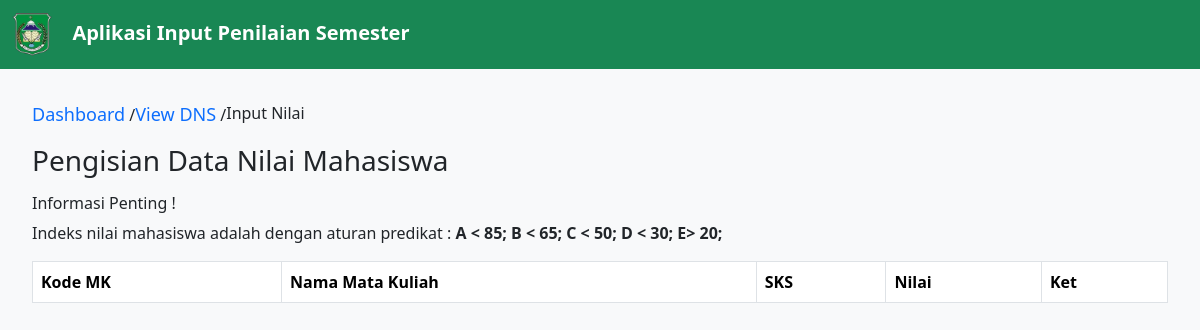
The app's page /dashboard/input?npm=23890&jurusan=62101, older data.
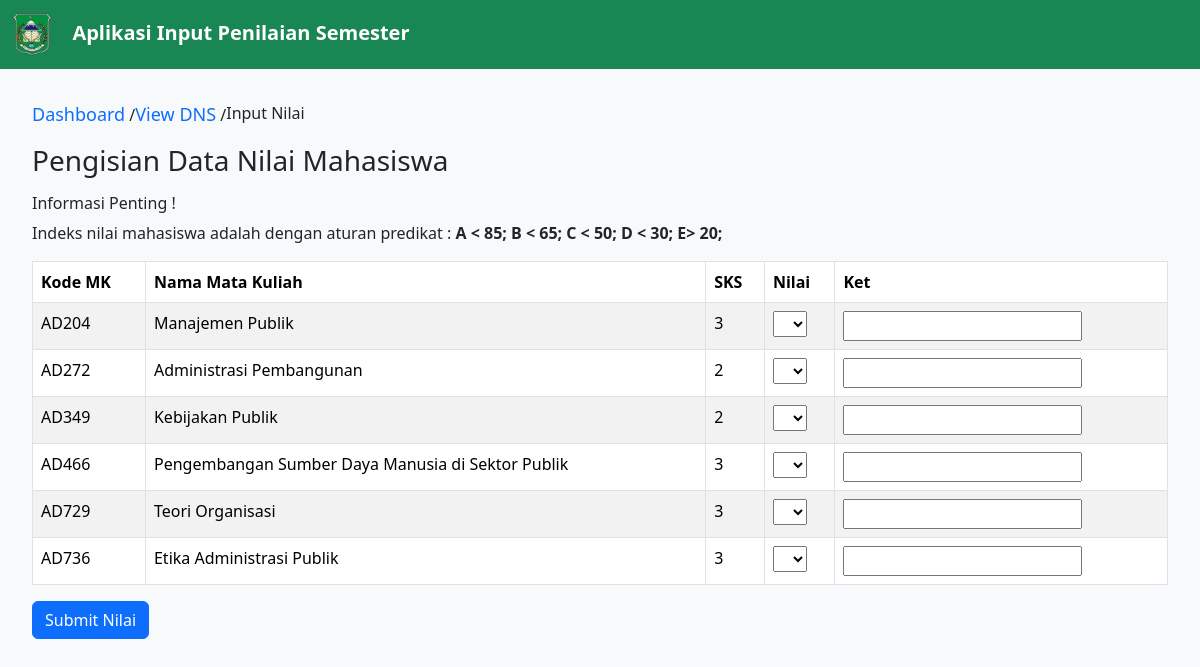
The same page, newer data.
### tables this page shows
CREATE TABLE `tb_matkul` (
  `kode_mk` varchar(5) NOT NULL,
  `kode_jurusan` int NOT NULL,
  `nama_mk` varchar(50) NOT NULL,
  `sks` int NOT NULL
);

### app/core/View.php (called while the page is built, shortened)
<?php
class View
{
    public static function render(string $path, $model = []): void
    {
        require_once __DIR__ . '/../view/Layout/Header.php';
        require_once __DIR__ . '/../view/' . $path . '.php';
        require_once __DIR__ . '/../view/Layout/Footer.php';
    }
}

### app/controller/DashboardController.php (called while the page is built, shortened)
<?php
class DashboardController
{
    private Mahasiswa $mahasiswa;
    public function __construct()
    {
        $this->mahasiswa = new Mahasiswa;
    }
    public function input()
    {
        $data = $this->mahasiswa->input($_GET);
        $option = ['A', 'B', 'C', 'D', 'E'];
        View::render("Dashboard/input", [
            "title" => "Dashboard | Input Nilai",
            "data" => $data,
            "option" => $option
        ]);
    }
}

### public/index.php (called while the page is built, shortened)
<?php
Route::run();

### app/model/Mahasiswa.php (called while the page is built, shortened)
<?php
class Mahasiswa
{
    private PDO $pdo;
    public function __construct()
    {
        $this->pdo = Database::getConnection();
    }
    public function input($data)
    {
        try {
            $query = "SELECT tb_matkul.kode_mk, tb_matkul.nama_mk, tb_matkul.sks, tb_dns.nilai,
                        CASE
                            WHEN nilai IN ('A', 'B', 'C') THEN 'Lulus'
                            WHEN nilai = 'D' THEN 'Mengulang'
                            WHEN nilai = 'E' THEN 'Tidak Lulus'
                        END AS status
                        FROM tb_matkul LEFT JOIN tb_dns ON tb_matkul.kode_mk = tb_dns.kode_mk
                                            JOIN tb_mhs ON tb_mhs.kode_jurusan = tb_matkul.kode_jurusan
                        WHERE (tb_matkul.kode_jurusan = 29300 OR tb_matkul.kode_jurusan = ?) AND tb_mhs.npm = ?";
            $statement = $this->pdo->prepare($query);
            $statement->execute([
                $data["jurusan"],
                $data["npm"]
            ]);
            return $statement->fetchAll(PDO::FETCH_ASSOC) ?? null;
        } finally {
            $statement->closeCursor();
        }
    }
}

### config/database.php (called while the page is built)
<?php
return [
    "dsn" => "mysql:host=localhost;dbname=db_dns",
    "dbuser" => "root",
    "dbpass" => ""
];

### app/database/Database.php (called while the page is built, shortened)
<?php
class Database
{
    private static ?PDO $pdo = null;
    public static function getConnection(): PDO
    {
        if (self::$pdo == null) {
            $config = require_once __DIR__ . '/../../config/database.php';
            self::$pdo = new PDO(
                $config["dsn"],
                $config["dbuser"],
                $config["dbpass"]
            );
        }
        return self::$pdo;
    }
}

### app/view/Dashboard/input.php (the view, shortened to what the changed rows need)
<div class="nilai-container">
	<ol class="breadcrumb">
		<li><a href="<?= BASEURL ?>/dashboard">Dashboard</a> /</li>
		<li class="active"><a href="<?= BASEURL ?>/dashboard/lihat?npm=<?= $_GET["npm"] ?>">View DNS</a> /</li>
		<li class="active">Input Nilai</li>
	</ol>
	<h3>Pengisian Data Nilai Mahasiswa</h3>
	<p>
	<h6>Informasi Penting !</h6>
	Indeks nilai mahasiswa adalah dengan aturan predikat : <b> A < 85; B < 65; C < 50; D < 30; E> 20; </b>
	</p>
	<table id="#" class="table table-striped table-bordered" cellspacing="0" width="90%">
		<thead>
			<tr>
				<th scope="col">Kode MK</th>
				<th scope="col">Nama Mata Kuliah</th>
				<th scope="col">SKS</th>
				<th scope="col">Nilai</th>
				<th scope="col">Ket</th>
			</tr>
		</thead>
		<tbody>
			<?php if (!(is_null($model["data"]))) : ?>
				<form action="<?= BASEURL ?>/dashboard/input/doInput?npm=<?= $_GET["npm"] ?>" method="POST" id="formNilai">
					<?php foreach ($model["data"] as $data) : ?>
						<tr>
							<td><?= $data["kode_mk"] ?></td>
							<td><?= $data["nama_mk"] ?></td>
							<td><?= $data["sks"] ?></td>
							<td>
								<select name="<?= $data["kode_mk"] ?>" <?= $data['nilai'] !== null ? 'disabled' : false ?> required>
									<option></option>
									<?php foreach ($model["option"] as $option) : ?>
										<option <?= ($data['nilai'] ?? null) == $option ? 'selected' : false ?> value="<?= $option ?>"><?= $option ?></option>
									<?php endforeach; ?>
								</select>
							</td>
							<td>
								<input class="text-white <?= $data["status"] == "" ? false : ($data["status"] == "Lulus" ?  "bg-success" : ($data["status"] == "Mengulang" ? "bg-warning" : "bg-danger")) ?>" type="text" value="<?= $data['status'] ?? null ?>" readonly data-id="<?= $data["kode_mk"] ?>">
							</td>
						</tr>
					<?php endforeach; ?>
				</form>
			<?php endif; ?>
		</tbody>
	</table>
	<?php foreach ($model["data"] as $data) : ?>
		<?php if ($data['nilai'] == null) : ?>
			<input type="submit" form="formNilai" class="btn btn-primary" value="Submit Nilai">
		<?php break;
		endif; ?>
	<?php endforeach; ?>
</div>

### app/core/Route.php (shortened to what the changed rows need)
<?php
class Route
{
    private static array $routes;
    public static function add(
        string $method,
        string $path,
        array $controller,
        array $middleware = []
    ): void {
        self::$routes[] = [
            "method"        => $method,
            "path"          => $path,
            "controller"    => $controller,
            "middleware"    => $middleware
        ];
    }
    public static function run(): mixed
    {
        $path = "/";
        if (isset($_SERVER["PATH_INFO"]))
            $path = $_SERVER["PATH_INFO"];
        $method = $_SERVER["REQUEST_METHOD"];
        foreach (self::$routes as $route) {
            if ($route["path"] == $path && $route["method"] == $method) {
                $function = $route["controller"][1];
                return (new $controller)->$function();
            }
        }
        return http_response_code(404);
    }
    public static function is(string $path): bool
    {
        return ($_SERVER["PATH_INFO"] ?? "/") == $path;
    }
}

### app/view/Layout/Header.php (shortened to what the changed rows need)
<!DOCTYPE html>
<html lang="en">
<head>
    <link href="<?= BASEURL ?>/assets/css/bootstrap.min.css" rel="stylesheet">
    <link rel="stylesheet" type="text/css" href="<?= BASEURL ?>/assets/css/jquery.dataTables.css">
    <link rel="stylesheet" href="<?= BASEURL ?>/assets/css/style.css">
    <link rel="stylesheet" href="<?= BASEURL ?>/assets/css/sweetalert2.min.css">
</head>
<body>
    <?php if (!Route::is('/')) : ?>
        <nav class="navbar navbar-expand-sm bg-success navbar-dark">
            <div class="container-fluid">
                <a class="navbar-brand" href="#">
                    <img src="<?= BASEURL ?>/assets/image/logo-uniyap.webp" alt="Logo Uniyap" style="width:40px;">
                    <b> &ensp; Aplikasi Input Penilaian Semester</b>
                </a>
            </div>
        </nav>
    <?php endif; ?>

Row changes from the older to the newer data that the page shows:
added tb_matkul: kode_mk "AD204", nama_mk "Manajemen Publik", sks "3"
now on this page (row unchanged): tb_matkul: kode_mk "AD272", nama_mk "Administrasi Pembangunan", sks "2"
added tb_matkul: kode_mk "AD349", nama_mk "Kebijakan Publik", sks "2"
added tb_matkul: kode_mk "AD466", nama_mk "Pengembangan Sumber Daya Manusia di Sektor Publik", sks "3"
now on this page (row unchanged): tb_matkul: kode_mk "AD729", nama_mk "Teori Organisasi", sks "3"
added tb_matkul: kode_mk "AD736", nama_mk "Etika Administrasi Publik", sks "3"
